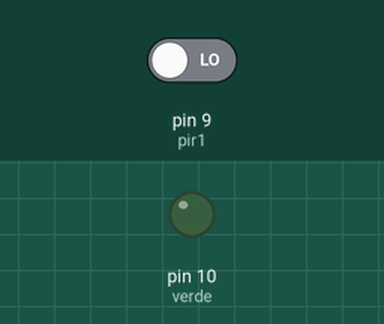
A sketch run on a simulated Arduino Uno, built with avr-gcc and run on an emulated ATmega328P. Parts: output pins drawn as LEDs (lit = HIGH). The inputs (shaded band) are chosen by the test bench; at power-on: pin 9 (pir1) LOW. What the sketch prints to the serial monitor is not drawn.

Above: at 1.2 s.
1.3 s: pin 9 (pir1) driven HIGH
At 2.5 s:
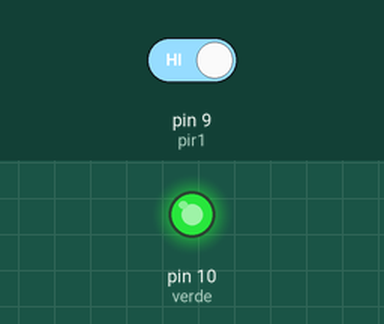
2.8 s: pin 9 (pir1) driven LOW
At 3.8 s:
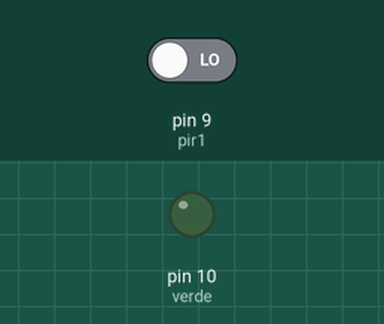
Timing chart, 0 to 5.8 s (numbered marks = the images above; inputs shaded):
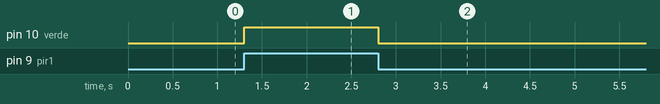

Measured:
- after the input at 1.3 s, pin 10 (verde): LOW → HIGH at once
- after the input at 2.8 s, pin 10 (verde): HIGH → LOW at once

The sketch:

prueba_2.ino
```cpp
int pir1 = 9;
int verde = 10;
void setup() {
Serial.begin(9600);
pinMode(pir1, INPUT);
pinMode(verde, OUTPUT);

}

void loop() {
int Valor = digitalRead(pir1);
if(Valor == HIGH){
digitalWrite(verde, HIGH);
Serial.print(Valor);
delay(250);
}
else{
digitalWrite(verde, LOW);
}
delay(50);
}
```
